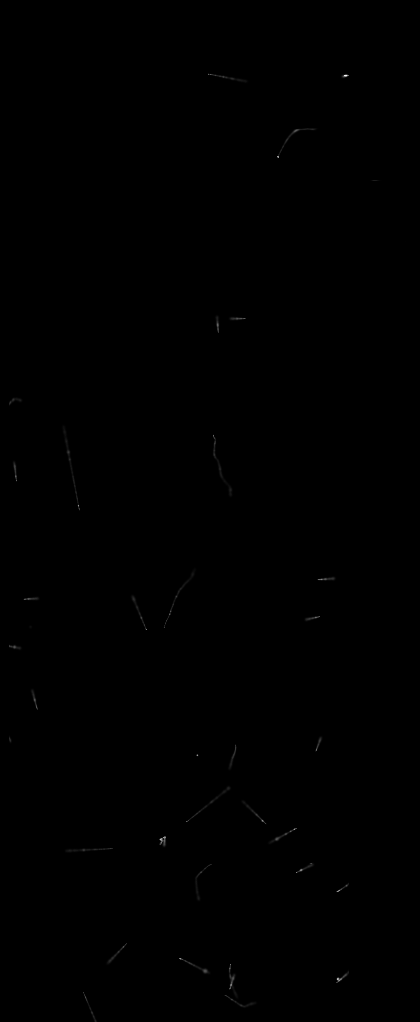
#> input picture images/CONNIE/RUNID_116/cal_11_2_v2_proc_runID116_skp_NSAMP400_EXP0_img1_2522.fits, 420 x 1022 px
$ jupyter execute Catalogo_clusters_NSAMP400.ipynb
#> lines starting #> are read from the running program, lines starting #| are printed output that depends on the picture; after the words box and inside, x2 and y2 are one past the last pixel; in counts of white or black regions, pixels touching at a corner belong together
### Catalogo_Eventos/CONNIE/functions_CONNIE.py
import matplotlib as mpl
from mpl_toolkits.axes_grid1 import make_axes_locatable
import numpy as np
import numpy.ma as ma
import pandas as pd
import skimage as sk
import scipy.ndimage as nd
import scipy.ndimage as ndimage

# from ROOT import TF1, TH1F, Fit, TCanvas, gStyle
from ROOT import TMath, TF1, TH1F, TH2F, TCanvas, gStyle, TProfile, TGraphErrors


def event_DataFrame(dataCal, label_img, nlabels_img, prop, header, extension, unidades) -> pd.DataFrame:
    list_Runid = []
    list_ext = []
    list_Matrix_Slice_Event = []
    list_Size_Matrix_Event = []
    list_n_events = []

    #Listas a mano
    list_event_size = []
    list_charge = []
    list_mean_charge = []
    list_Barycenter= []
    list_Barycenter_charge = []
    list_n_events = []

    list_event_size_sk = []
    list_mean_charge_sk = []
    list_Barycenter_sk= []
    list_Barycenter_charge_sk = []
    list_n_events_sk = []

    extra = 0
    # data = hdu_list[extension-1].data
    Runid = str(int(header['RUNID']))

    fondo_mask = np.invert(label_img==0)
    fondo = ma.masked_array(dataCal,fondo_mask)
    # print(fondo)
    valor_promedio_fondo = fondo.data.mean()

    for i in range(0,nlabels_img):
        list_n_events.append(i+1)

    for event in range(1, nlabels_img + 1):
        mask = np.invert(label_img == event)
        loc = nd.find_objects(label_img == event)[0]

        data_maskEvent = np.ma.masked_array(dataCal[loc[0].start:loc[0].stop, loc[1].start:loc[1].stop],
                                            mask[loc[0].start:loc[0].stop, loc[1].start:loc[1].stop])

        if len(data_maskEvent)<1:
            list_Size_Matrix_Event.append('NaN')

        else:

            ## Número de imagen
            list_Runid.append(Runid)

            ## Número de Extensión
            list_ext.append(extension)

            ## Lista de Coordenadas de cada evento
            list_Size_Matrix_Event.append(str(data_maskEvent.shape[1])+'x'+str(data_maskEvent.shape[0])) ## La dimensión de la matriz del evento en pixeles

            event_size = 0

            # Obtiene los pixeles que componen al evento
            num_pixels = prop[event-1].num_pixels
            list_event_size_sk.append(num_pixels)

            # Obtiene la carga total del evento en electrones
            charge = data_maskEvent.sum()
            list_charge.append(charge)

            # Carga promedio en electrones
            mean_ch = prop[event-1].intensity_mean
            list_mean_charge_sk.append(round(mean_ch,3))


            ## Baricentro (con skmeasure)
            coordY_centerCharge, coordX_centerCharge = round(prop[event-1].centroid_local[0],4), round(prop[event-1].centroid_local[1],4)
            list_coordCenterCharge = [coordX_centerCharge, coordY_centerCharge]
            # print('Barycenter: ', prop[n_label-1].centroid_local)
            list_Barycenter_sk.append(list_coordCenterCharge)
            # print(centerMass)


            ## Carga del Baricentro (con skmeasure)
            BarycenterChage = prop[event-1].centroid_weighted_local
            # if BarycenterChage:
            list_Barycenter_charge_sk.append(BarycenterChage)
            # [6 lines of commented-out code are left out]
    print('Events: '+ str(list_n_events[-1]))

    RunidFrame = pd.DataFrame(list_Runid, columns = ['Image ID'])
    ExtensionFrame = pd.DataFrame(list_ext, columns = ['Extension'])
    Event_IDFrame= pd.DataFrame(list_n_events, columns = ['Event ID'])
    Matrix_Size_EventFrame = pd.DataFrame(list_Size_Matrix_Event, columns = ['Matrix Size (px)'])
    EventSK_SizeFrame = pd.DataFrame(list_event_size_sk, columns = ['Event Size (px)'])


    if unidades == 0:
        ChargeFrame = pd.DataFrame(list_charge, columns = ['Total Charge (ADUs)'])
        MeanChargeSKFrame = pd.DataFrame(list_mean_charge_sk, columns = ['Mean Charge (ADUs)'])
        totalFrame = pd.concat([Event_IDFrame, RunidFrame, ExtensionFrame, Matrix_Size_EventFrame, EventSK_SizeFrame, ChargeFrame, MeanChargeSKFrame], axis = 1 )

        totalFrame['Barycenter (px)'] = pd.Series(list_Barycenter_sk)

        # totalFrame["Barycenter Charge (keV)"]=pd.Series(list_Barycenter_charge)
        # totalFrame["Barycenter Charge SK (e-)"]=pd.Series(list_Barycenter_charge_sk)
        TF = totalFrame.set_index('Event ID')

    elif unidades == 1:
        ChargeFrame = pd.DataFrame(list_charge, columns = ['Total Charge (e-)'])
        MeanChargeSKFrame = pd.DataFrame(list_mean_charge_sk, columns = ['Mean Charge (e-)'])
        totalFrame = pd.concat([Event_IDFrame, RunidFrame, ExtensionFrame, Matrix_Size_EventFrame, EventSK_SizeFrame, ChargeFrame, MeanChargeSKFrame], axis = 1 )

        totalFrame['Barycenter (px)'] = pd.Series(list_Barycenter_sk)

        # totalFrame["Barycenter Charge (keV)"]=pd.Series(list_Barycenter_charge)
        # totalFrame["Barycenter Charge SK (e-)"]=pd.Series(list_Barycenter_charge_sk)
        TF = totalFrame.set_index('Event ID')

    elif unidades == 2:
        ChargeFrame = pd.DataFrame(list_charge, columns = ['Total Charge (KeV)'])
        MeanChargeSKFrame = pd.DataFrame(list_mean_charge_sk, columns = ['Mean Charge (KeV)'])
        totalFrame = pd.concat([Event_IDFrame, RunidFrame, ExtensionFrame, Matrix_Size_EventFrame, EventSK_SizeFrame, ChargeFrame, MeanChargeSKFrame], axis = 1 )

        totalFrame['Barycenter (px)'] = pd.Series(list_Barycenter_sk)

        # totalFrame["Barycenter Charge (keV)"]=pd.Series(list_Barycenter_charge)
        # totalFrame["Barycenter Charge SK (e-)"]=pd.Series(list_Barycenter_charge_sk)
        TF = totalFrame.set_index('Event ID')

    return TF

# [1111 lines left out: functions phi_angle_ROOT, phi_angle_pixels, pixel_rot, linear_fit, muon_filter, muon_straight_filter and 3 more, not called in this run]

### ===================

### Catalogo_Eventos/CONNIE/Catalogo_clusters_NSAMP400.ipynb
[cell 1]
import matplotlib.pyplot as plt
import matplotlib
import math
from astropy.io import fits
import numpy as np
import pandas as pd
# import cv2
import skimage as sk
import scipy.ndimage as nd
from functions_CONNIE import *

# from ROOT import *

def gaussian(x, a, mean, sigma):
    return a * np.exp(-((x - mean)**2 / (2 * sigma**2)))

# def Gaussian2(x,m1,s1,g1,a1, m2, s2, g2, a2): #data, mean, sigma, gain, height1, heigth2
#     return a1*np.exp(-1/2*((x-m1-g1)/s1)**2) + a2*np.exp(-1/2*((x-m2-g2)/s2)**2)

def Gaussian2(x,m,s,g,a1,a2): #data, mean, sigma, gain, height1, heigth2
    return a1*np.exp(-1/2*((x-m)/s)**2)+a2*np.exp(-1/2*((x-m-g)/s)**2)

[cell 2]
plt.rcParams.update({
    "image.origin": "lower",
    "image.aspect": 1,
    #"text.usetex": True,
    "grid.alpha": .5,
    "axes.linewidth": 3,
    "lines.linewidth" : 1,
    "font.size":    15.0,
    "xaxis.labellocation": 'right',  # alignment of the xaxis label: {left, right, center}
    "yaxis.labellocation": 'top',  # alignment of the yaxis label: {bottom, top, center}
    "xtick.top":           True ,  # draw ticks on the top side
    "xtick.major.size":    8    ,# major tick size in points
    "xtick.minor.size":    4      ,# minor tick size in points
    "xtick.direction":     'in',
    "xtick.minor.visible": True,
    "ytick.right":           True ,  # draw ticks on the top side
    "ytick.major.size":    8    ,# major tick size in points
    "ytick.minor.size":    4      ,# minor tick size in points
    "ytick.direction":     'in',
    "ytick.minor.visible": True,
    "ytick.major.width":   2   , # major tick width in points
    "ytick.minor.width":   1 ,
    "xtick.major.width":   2   , # major tick width in points
    "xtick.minor.width":   1 ,
    "legend.framealpha": 0 ,
    "legend.loc": 'best',

})

Colormap = 'jet'
ColorMap = Colormap
Norm = mpl.colors.LogNorm(vmin=10**-1, vmax=7 * 10**0)

[cell 3]
path = '../../images/CONNIE/RUNID_116/cal_11_2_v2_proc_runID116_skp_NSAMP400_EXP0_img1_2522.fits'


hdu_list = fits.open(path)
#> hdu_list = 1 item
print(hdu_list.info())
#| Filename: ../../images/CONNIE/RUNID_116/cal_11_2_v2_proc_runID116_skp_NSAMP400_EXP0_img1_2522.fits
#| No.    Name      Ver    Type      Cards   Dimensions   Format
#|   0  PRIMARY       1 PrimaryHDU     173   (420, 1022)   float32
#| None
print('----------------')
hdu_list[0].header
plt.figure(figsize=(20,20))
# for i in range(4):
plt.subplot(2,2,1)
# plt.imshow(hdu_list[0].data-np.median(hdu_list[0].data),vmin=0,vmax=1, cmap = Colormap)
plt.imshow(hdu_list[0].data-np.median(hdu_list[0].data), cmap = Colormap, norm=Norm)
plt.title('CHID '+str(0))
plt.ylabel('Y_pix')
plt.xlabel('X_pix')
plt.show()
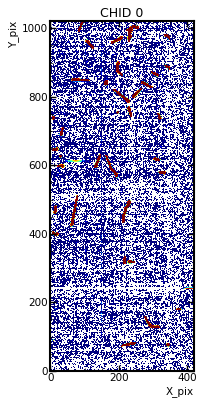
#> figure drawn by matplotlib, 1 panel

[cell 4]
path.split('/')[-1].split('_')[-2].split('g')[-1]

[cell 5]
# Overscan = hdu_list[0].data[:, 350:]
# active_area = hdu_list[0].data[:600, :]
active_area = hdu_list[0].data[:, :]

header = hdu_list[0].header


fig, axs = plt.subplots(1,1, figsize=[10,15])
# oScan_mask=sk.measure.label(Overscan>=np.max(Overscan) , connectivity=2)
# oScan=ma.masked_array(Overscan,mask=(oScan_mask>0))
# axs.imshow(active_area[:, :30], origin='lower', vmin = 0, vmax = 0.5,  cmap = Colormap)
axs.imshow(active_area[:, :], origin='lower', vmin = 0, vmax = 0.5,  cmap = Colormap)
# axs.imshow(active_area, origin='lower',  cmap = Colormap, norm = Norm)
axs.set_title('Active area')

# [14 lines of commented-out code are left out]

plt.show()

[cell 6]
header

## Creación del DataFrame

[cell 7]
sigma_eletrons = header['RD_NOISE']
#> sigma_eletrons = 0.146
min_energy_for_label = 3 * sigma_eletrons
#> min_energy_for_label = 0.438
label_img, nlabels_img = sk.measure.label(active_area > min_energy_for_label, connectivity=2, return_num=True)
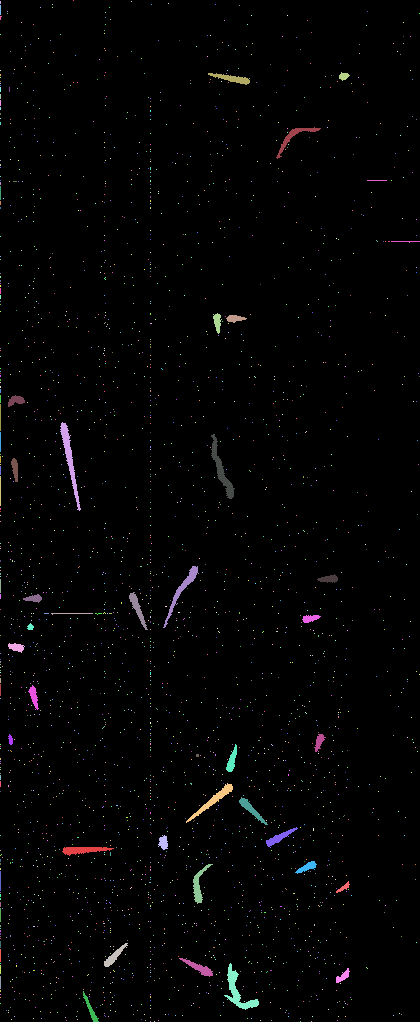
#> label_img: shape (1022, 420) int32; 2664 distinct labels, from 0 to 2663; one colour per label, 0 black
#> nlabels_img = 2663
prop = sk.measure.regionprops(label_img, active_area)
#> prop = 2663 regions; largest, box (x1, y1, x2, y2) and area: (60, 422, 81, 511) 459, (224, 963, 259, 1010) 453, (211, 434, 235, 499) 419, (163, 566, 199, 628) 339, (186, 783, 233, 823) 321

# plt.imshow(label_img == nlabels_img, vmin=0, vmax=1)
TotalDataFrame = event_DataFrame(dataCal=active_area, label_img=label_img, nlabels_img =nlabels_img,
                                    prop=prop, header=header, extension=1, unidades = 2)
#> in event_DataFrame, `fondo_mask = np.invert(label_img==0)`:
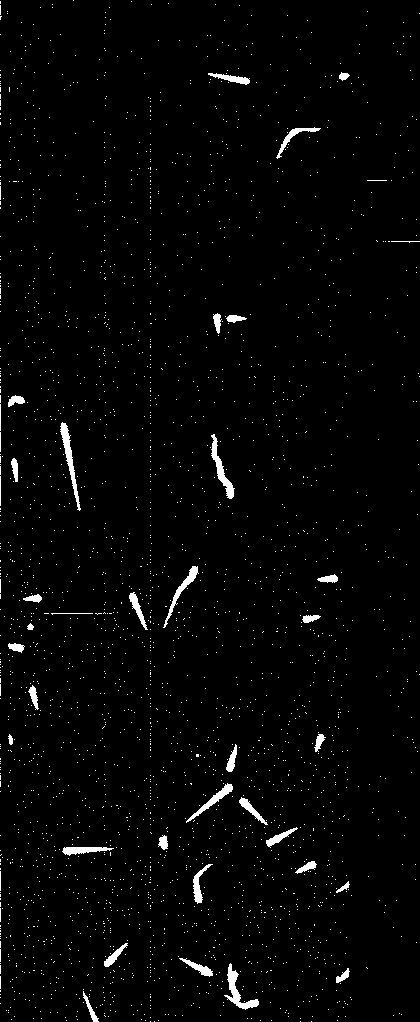
#> fondo_mask: shape (1022, 420) bool; 2.1% white; 2663 white regions (2623 under 20 px), largest, box (x1, y1, x2, y2) and area: (60, 422, 81, 511) 459, (224, 963, 259, 1010) 453, (211, 434, 235, 499) 419
#> in event_DataFrame, `valor_promedio_fondo = fondo.data.mean()`: valor_promedio_fondo = 5.72
#> the loop in event_DataFrame, `for event in range(1, nlabels_img + 1):` made 2663 passes
#> (num_pixels, charge, mean_ch, coordY_centerCharge, coordX_centerCharge, list_coordCenterCharge, BarycenterChage) on passes 2, 8, 20: (3, 3.89, 1.3, 1, 0, [0, 1], [1.02, 0]), (10, 8.48, 0.848, 4.5, 0, [0, 4.5], [5.23, 0]), (5, 3.01, 0.603, 1.2, 0.2, [0.2, 1.2], [1.27, 0.173])
#> pass 1, in event_DataFrame, `mask = np.invert(label_img == event)`:
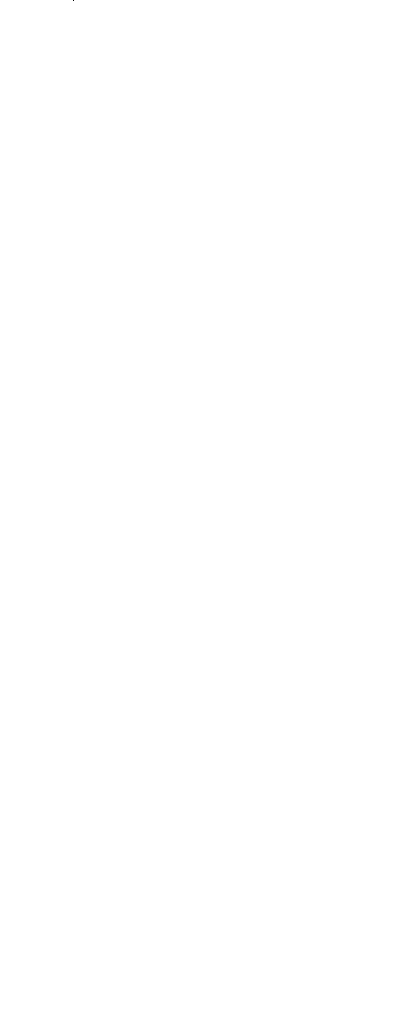
#> mask: shape (1022, 420) bool; 100% white; black in thin lines or dots, all inside (x1, y1, x2, y2) = (73, 0, 74, 1)
#| Events: 2663


list_indexs = []
range_matrixsize = TotalDataFrame[TotalDataFrame['Event Size (px)'].between(3, 6)]
range_energy = range_matrixsize[range_matrixsize['Total Charge (KeV)'].between(1, 10)]
for index in range_energy.index:
    # print(index)
    list_indexs.append(index)
#> this loop made 30 passes
#> index on passes 1 to 8: 2, 20, 121, 131, 138, 150, 175, 254
print('Nclusters: ', len(list_indexs))
#| Nclusters:  30
print('Index: ', list_indexs)
#| Index:  [2, 20, 121, 131, 138, 150, 175, 254, 283, 291, 326, 456, 475, 481, 688, 1139, 1179, 1190, 1194, 1385, 1405, 1557, 1729, 1750, 1760, 1910, 1986, 2012, 2154, 2187]
display(range_energy.head(100))

## Visualizar un cluster y su información

[cell 8]
n_label = 0
extra = 0


label, n_events = nd.label(active_area > min_energy_for_label,structure=[[1,1,1],[1,1,1],[1,1,1]])
loc = nd.find_objects(label==n_label)[0]

fig, axs = plt.subplots(ncols=2, nrows=2, figsize=[20,20])
# fig.subplots_adjust(left=0.1, bottom=0.1, right=0.5, top=0.9)
# fig.subplots_adjust(left=0.1, bottom=0.1, right=0.9, top=0.9)

display(TotalDataFrame.iloc[[n_label-1]])


# fig.suptitle('Event Number '+ str(n_label))
## Imagen original
axs[0,0].set_title('All Detected Events:'+str(n_events))
axs[0,0].imshow(label==0, cmap='gist_yarg', vmax=1, vmin=0, origin='lower')
# plt.suptitle('Primer Imagen')

## Evento en la imagen original
axs[1,0].set_title('Event Number:'+str(n_label))
axs[1,0].imshow(label==n_label, cmap='gray', vmax=1,vmin=0, origin='lower')


axs[0,1].set_title('Isolated Event')
x1 = axs[0,1].imshow(active_area[loc[0].start-extra:loc[0].stop+extra, loc[1].start-extra:loc[1].stop+extra], cmap= Colormap, norm=matplotlib.colors.LogNorm())#, origin = 'lower')
# plt.colorbar()

mask_35 = np.invert(label==n_label)


data_mask = ma.masked_array(active_area[loc[0].start-extra:loc[0].stop+extra, loc[1].start-extra:loc[1].stop+extra], mask_35[loc[0].start-extra:loc[0].stop+extra, loc[1].start-extra:loc[1].stop+extra])
print(len(data_mask[0]))
#| 420

axs[1,1].set_title('Masked Isolated Event')
x2 = axs[1,1].imshow(data_mask, cmap= Colormap, norm=matplotlib.colors.LogNorm())#, origin='lower')
# axs[1,1].plot(totalFrame.iat[n_label-1, 7][0], totalFrame.iat[n_label-1, 7][1], 'ro') ## Plot the baricentrum
# print('n_label:', n_label)
# plt.legend('Baricentrum')

fig.colorbar(x1, ax=axs[0,1])
fig.colorbar(x2, ax=axs[1,1])
# fig.colorbar(axs[1,1], ax=[[x1,x2]], location = 'bottom', fraction = .1)

print('Event Slice:'  )
print('x: ['+str(loc[1].start)+','+str(loc[1].stop)+']')
#| x: [0,420]
print('y: ['+str(loc[0].start)+','+str(loc[0].stop)+']')
#| y: [0,1022]
# print(loc)
# print(totalFrame.set_index('Event ID').iloc[[n_label-1]])
plt.tight_layout()
plt.show()
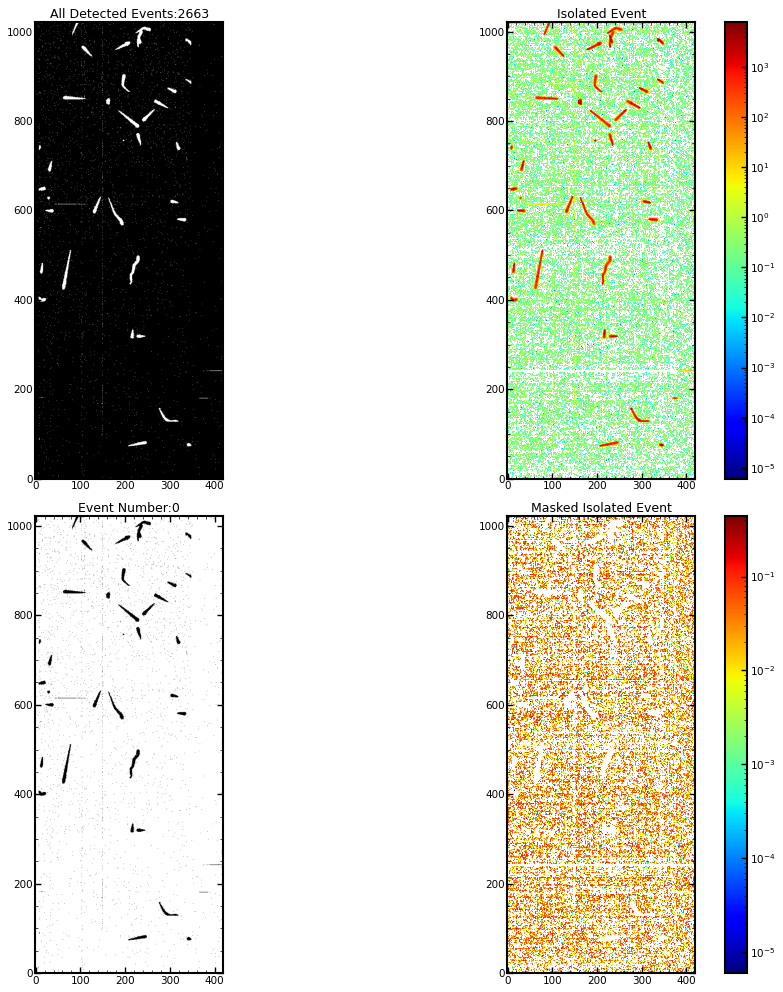
#> figure drawn by matplotlib, 6 panels

### Con faldas

[cell 9]
n_label = 46
n_skirts = 1
extra = 1


label, n_events = nd.label(active_area > min_energy_for_label,structure=[[1,1,1],[1,1,1],[1,1,1]]) # 48
# label, n_events = nd.label(dataCal>6*abs(popt[2]),structure=[[0,1,0],[1,1,1],[0,1,0]]) ## 50, 52
loc = nd.find_objects(label==n_label)[0]

fig, axs = plt.subplots(ncols=2, nrows=2, figsize=[10,10])
# fig.subplots_adjust(left=0.1, bottom=0.1, right=0.5, top=0.9)
# fig.subplots_adjust(left=0.1, bottom=0.1, right=0.9, top=0.9)

# fig.suptitle('Event Number '+ str(n_label))
## Imagen original
axs[0,0].set_title('All Detected Events:'+str(n_events))
axs[0,0].imshow(label==0, cmap='gist_yarg', vmax=1, vmin=0, origin='lower')
# plt.suptitle('Primer Imagen')

## Evento en la imagen original
axs[1,0].set_title('Event Number:'+str(n_label))
axs[1,0].imshow(label==n_label, cmap='gray', vmax=1,vmin=0, origin='lower')


axs[0,1].set_title('Isolated Event')
x1 = axs[0,1].imshow(active_area[loc[0].start-extra:loc[0].stop+extra, loc[1].start-extra:loc[1].stop+extra], cmap= ColorMap, norm = Norm)#, origin = 'lower')
# plt.colorbar()

### Skirts ###
mask_35 = np.invert(nd.binary_dilation(label==n_label, iterations= n_skirts))
#> mask_35: shape (1022, 420) bool; 100% white; black in thin lines or dots, all inside (x1, y1, x2, y2) = (178, 39, 181, 42)
# mask_35 = np.invert(label==n_label)
# skirt = nd.binary_dilation(mask_35, structure=[[0,0,0],[0,1,0],[0,0,0]], iterations = 2)
# print(skirt)


data_mask = ma.masked_array(active_area[loc[0].start-extra:loc[0].stop+extra, loc[1].start-extra:loc[1].stop+extra], mask_35[loc[0].start-extra:loc[0].stop+extra, loc[1].start-extra:loc[1].stop+extra])
print(len(data_mask[0]))
#| 3

axs[1,1].set_title('Masked Isolated Event')
x2 = axs[1,1].imshow(data_mask, cmap= ColorMap, norm=Norm)#, origin='lower')
# axs[1,1].plot(totalFrame.iat[n_label-1, 7][0], totalFrame.iat[n_label-1, 7][1], 'ro') ## Plot the baricentrum
# print('n_label:', n_label)
# plt.legend('Baricentrum')

fig.colorbar(x1, ax=axs[0,1])
fig.colorbar(x2, ax=axs[1,1])
# fig.colorbar(axs[1,1], ax=[[x1,x2]], location = 'bottom', fraction = .1)

print('Event Slice:'  )
print('x: ['+str(loc[1].start)+','+str(loc[1].stop)+']')
#| x: [179,180]
print('y: ['+str(loc[0].start)+','+str(loc[0].stop)+']')
#| y: [40,41]
# print(loc)
# print(totalFrame.set_index('Event ID').iloc[[n_label-1]])
plt.show()
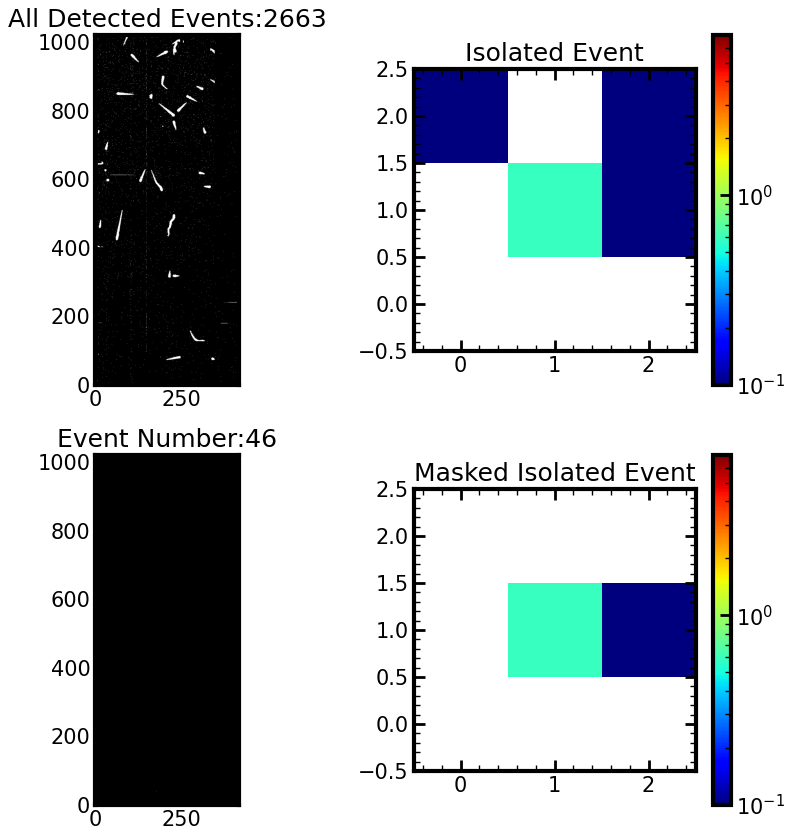
#> figure drawn by matplotlib, 6 panels


TotalDataFrame.iloc[[n_label-1]]
#> Out = table of 1 rows and 7 columns
